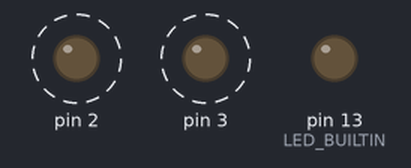
Simulated run of this sketch. Board: Arduino Uno, built with avr-gcc and run on an emulated ATmega328P. Parts: output pins drawn as LEDs (lit = HIGH). Dashed ring = blinking.

Above: at 0.2 s.
Timing chart, 0 to 4.6 s (numbered marks = the images above):
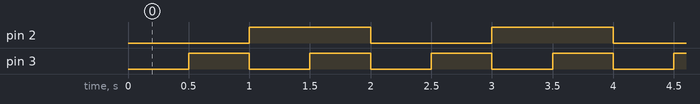

The sketch:

Blink2.ino
```cpp
void setup() {
    pinMode(LED_BUILTIN, OUTPUT);
    digitalWrite(LED_BUILTIN, LOW);
    pinMode(2,OUTPUT );
    digitalWrite(2, HIGH);
    pinMode(3,OUTPUT );
}

void loop() {
      digitalWrite(2, LOW);
      digitalWrite(3 , LOW);
      delay(500);
      digitalWrite(3 , HIGH) ;
      delay(500);
      digitalWrite(2, HIGH);
      digitalWrite(3  ,LOW);
      delay(500);
      digitalWrite(3, HIGH);
      delay(500);
}
```

Measured:
- by itself, pin 2: alternates HIGH for 1.0 s and LOW for 1.0 s
- by itself, pin 3: alternates HIGH for 0.50 s and LOW for 0.50 s
- by itself, everything shown: repeats every 2.0 s, in 4 steps
